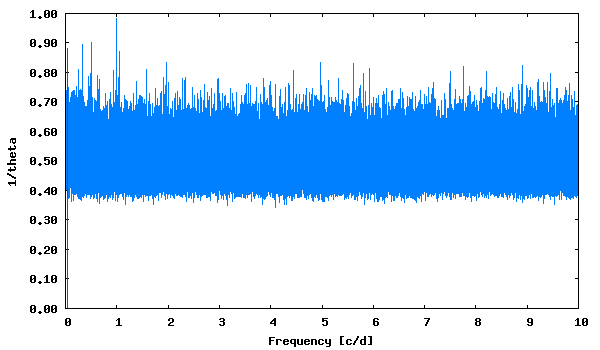

Source code (gnuplot):
set term png size 600,350 medium
set colors classic
set output "phase_lc_3.lk.png"
set xlabel "Frequency [c/d]"
set ylabel "1/theta"
set format y "%5.2f"
plot [] "lk.periodogram" using 1:2 with lines linecolor 3 title "", "<echo '0.033938  0.88'" with impulses linecolor 1 title ""
 
